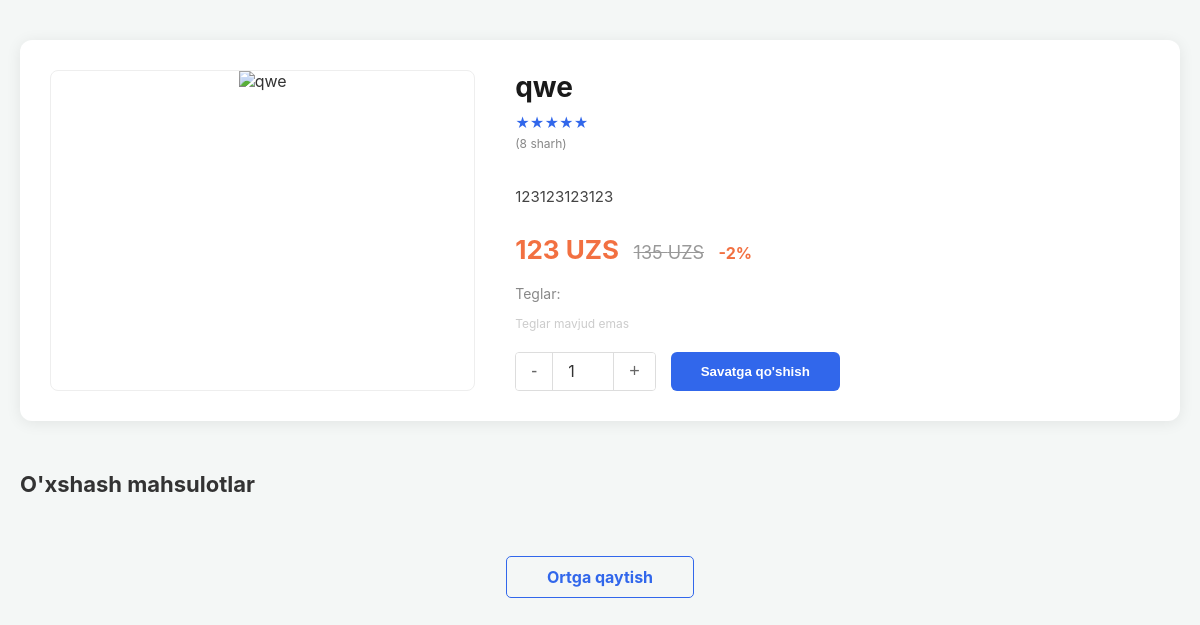
Page /apps/product/qwe/ on the committed database.
### apps/models.py (models this page shows, shortened)
class BaseCreatedModel(models.Model):
    created_at = models.DateTimeField(auto_now_add=True)
    updated_at = models.DateTimeField(auto_now=True)
    class Meta:
        abstract = True

class Product(BaseCreatedModel):
    category = models.ForeignKey(Category, on_delete=models.CASCADE, related_name='products')
    name = models.CharField(max_length=200, verbose_name="Mahsulot nomi")
    slug = models.SlugField(max_length=300, unique=True, editable=False)
    price = models.DecimalField(max_digits=12, decimal_places=0, verbose_name="Narxi")
    sale = models.IntegerField(validators=[MaxValueValidator(100), MinValueValidator(0)], default=0)
    description = models.TextField(verbose_name="Tarkibi/Haqida")
    count = models.IntegerField(default=0)
    is_active = models.BooleanField(default=True)
    is_hit = models.BooleanField(default=False, verbose_name="Sotuv xitimi?")
    tags = models.ManyToManyField(Tags, blank=True, related_name='tag_list')

### apps/views.py (the view)
# urls.py: path('product/<slug:slug>/', ProductDetailView.as_view(), name='product'),
class ProductDetailView(DetailView):
    model = Product
    template_name = 'product/product_detail.html'
    context_object_name = 'product'
    slug_field = "slug"

### templates/product/product_detail.html (shortened to what this page needs)
<!DOCTYPE html>
<html lang="uz">
<head>
</head>
<body>
    <div class="container">
        <div class="product-detail-card">
            <div class="detail-image">
                {% if product.img %}
                    <img src="{{ product.img.first.image.url }}" alt="{{ product.name }}">
                {% else %}
                    <img src="https://admin.evos.uz/uploads/Sub_tovuq_goshtidan_907f154101.png" alt="Rasm topilmadi">
                {% endif %}
            </div>
            <div class="detail-info">
                <h1>{{ product.name }}</h1>
                <div class="rating-row">
                    ★★★★★
                </div>
                <div class="reviews-count">(8 sharh)</div>
                <p class="desc">
                    {{ product.description }}
                </p>
                <div class="price-section">
                    {% if product.sale > 0 %}
                    <span class="current-price">{{ product.price }} UZS</span>
                    <span class="old-price">{% widthratio product.price 100 110 %} UZS</span>
                    <span class="discount-badge">-{{ product.sale }}%</span>
                    {% else %}
                    <span class="current-price">{{ product.price }} UZS</span>
                    {% endif %}
                </div>
                <p style="font-size: 14px; color: #888; margin: 0 0 10px 0;">Teglar:</p>
                <div style="margin-bottom: 20px;">
                    {% for tag in product.tags.all %}
                    <span style="background: #e9ecef; padding: 4px 8px; border-radius: 4px; font-size: 12px; margin-right: 5px;">#{{ tag.name }}</span>
                    {% empty %}
                    <span style="color: #ccc; font-size: 12px;">Teglar mavjud emas</span>
                    {% endfor %}
                </div>
                <div class="actions-row">
                    <div class="counter-group">
                        <button class="cnt-btn" onclick="updateQty(-1)">-</button>
                        <div class="cnt-num" id="qty">1</div>
                        <button class="cnt-btn" onclick="updateQty(1)">+</button>
                    </div>
                   <a href="{% url 'savat' %}">
                     <button class="add-to-cart-btn" {% if product.count == 0 %} disabled style="background:#ccc;" {% endif %}>
                        Savatga qo'shish
                    </button>
                   </a>
                </div>
            </div>
        </div>
        <h2 class="carousel-title">O'xshash mahsulotlar</h2>
        <div class="products-carousel">
        </div>
        <div class="back-container">
            <a href="{% url 'aa' %}" class="back-btn">Ortga qaytish</a>
        </div>
    </div>
</body>
</html>

### templates/product/product_detail.html (style rules this page uses)
body { margin: 0; padding: 0; font-family: 'Inter', sans-serif, Arial; background-color: #f4f7f6; color: #333; }
.container { max-width: 1200px; margin: 0 auto; padding: 40px 20px; }
.product-detail-card { background-color: #ffffff; border-radius: 12px; display: flex; padding: 30px; gap: 40px; box-shadow: 0 2px 15px rgba(0, 0, 0, 0.08); margin-bottom: 50px; }
.detail-image { flex: 1; display: flex; justify-content: center; border: 1px solid #eee; border-radius: 8px; overflow: hidden; background-color: #fff; }
.detail-image img { max-width: 100%; height: auto; object-fit: contain; }
.detail-info { flex: 1.5; display: flex; flex-direction: column; }
.detail-info h1 { font-size: 28px; margin: 0 0 10px 0; color: #1a1a1a; }
.rating-row { color: #3167eb; font-size: 14px; margin-bottom: 5px; }
.reviews-count { color: #888; font-size: 12px; margin-bottom: 20px; }
.desc { font-size: 15px; line-height: 1.5; color: #444; margin-bottom: 25px; word-wrap: break-word; }
.price-section { margin-bottom: 20px; }
.current-price { font-size: 26px; font-weight: 700; color: #f27041; }
.old-price { text-decoration: line-through; color: #999; margin-left: 10px; font-size: 18px; }
.discount-badge { color: #f27041; margin-left: 10px; font-weight: bold; }
.actions-row { display: flex; align-items: center; gap: 15px; margin-top: auto; }
.counter-group { display: flex; border: 1px solid #ddd; border-radius: 4px; overflow: hidden; }
.cnt-btn { background: #fff; border: none; padding: 8px 15px; cursor: pointer; font-size: 18px; color: #666; }
.cnt-num { padding: 8px 15px; border-left: 1px solid #ddd; border-right: 1px solid #ddd; min-width: 30px; text-align: center; display: flex; align-items: center; }
.add-to-cart-btn { background-color: #3167eb; color: white; border: none; padding: 12px 30px; border-radius: 6px; font-weight: 600; cursor: pointer; flex-grow: 1; max-width: 200px; transition: 0.2s; }
.carousel-title { font-size: 22px; margin-bottom: 20px; }
.products-carousel { display: flex; overflow-x: auto; gap: 20px; padding-bottom: 20px; scrollbar-width: thin; }
.back-container { text-align: center; margin-top: 30px; }
.back-btn { color: #3167eb; text-decoration: none; font-weight: bold; border: 1px solid #3167eb; padding: 10px 40px; border-radius: 5px; }

### rows in the picture
Product: name "qwe", description "123123123123", price "123", price "135", sale "2"
